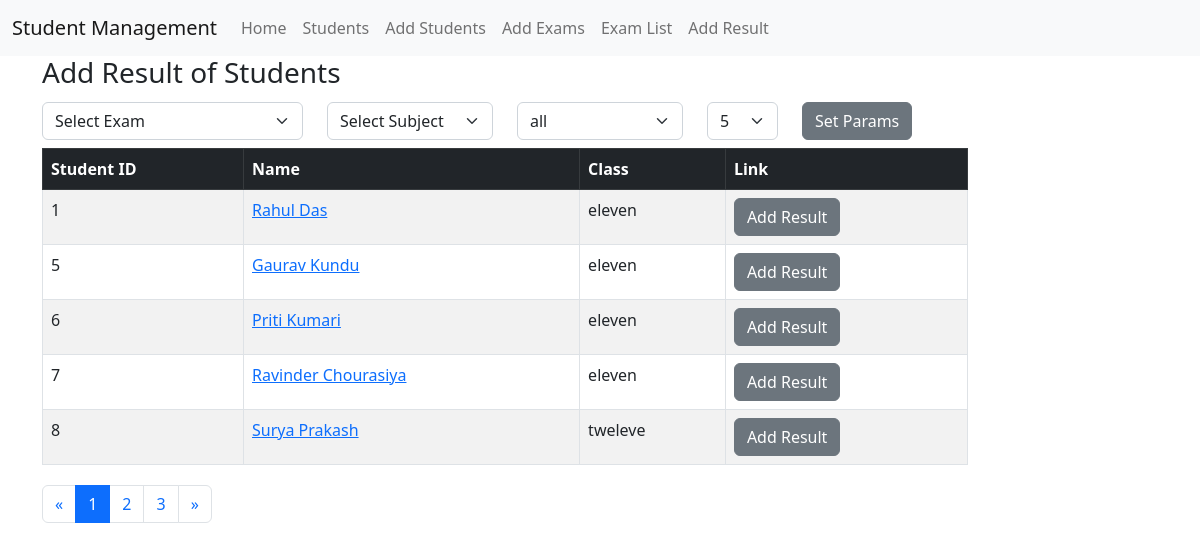
Screenshot of /student/result-add-list/ with the database file from the repository.
### stdmanage/models.py (models this page shows, shortened)
class Student(models.Model):
    GENDER = [
        ('male', 'Male'),
        ('female', 'Female'),
        ('others', 'Others')
    ]
    full_name = models.CharField(max_length=60)
    gender = models.CharField(max_length=10, default='male', choices=GENDER)
    date_of_birth = models.DateField(null=True, blank=True, )
    reading_class = models.ForeignKey(ReadingClass, on_delete=models.CASCADE)
    phone_number = models.CharField(max_length=20)
    home_address = models.CharField(max_length=200, null= True, blank=True, )
    photo = models.FileField(upload_to='student_photos', null=True)

class ReadingClass(models.Model):
    name = models.CharField(max_length=20)
    def __str__(self):
        return self.name

### stdmanage/views.py (the view)
# urls.py: path('result-add-list/', ResultAddListView.as_view(), name='result-add-list-basic'),
class ResultAddListView(StudentListView):
    template_name = 'stdmanage/result_add_list.html'
    pagination_url = 'stdmanage:result-add-list'
    list_object_name = 'student_list'
    model = Student
    exam_use = True
    subject_use = True
    class_use = True

### stdmanage/templates/stdmanage/result_add_list.html (shortened to what this page needs)
{% extends 'stdmanage/base.html' %}
  {% block body %}
  <div class="container">
    <div class="row">
      <div class="col-12 col-md-10">
        <h3>Add Result of Students</h3>
      </div>
    </div>
    <form action="{%url 'stdmanage:result-add-list-basic' %}" method="post">
      <div class="row">
        <div class="col-6 col-md-3 my-1">
            <select name="exam" class="form-select" aria-label="Default select example">
              <option>Select Exam</option>
            </select>
        </div>
        <div class="col-6 col-md-2 my-1">
            <select name="subject" class="form-select" aria-label="Default select example">
              <option>Select Subject</option>
            </select>
        </div>
        <div class="col-6 col-md-2 my-1">
          <select name="reading_class" class="form-select" aria-label="Default select example">
            <option value = "all" >all</option>
          </select>
        </div>
        <div class="col-6 col-md-1 my-1">
          <select name="row_limit" default='5' class="form-select" aria-label="Default select example">
            <option selected value = "{{row_limit}}" >{{row_limit}}</option>
          </select>
        </div>
        <div class="col-12 col-md-2 my-1">
          <button class="btn btn-secondary">Set Params</button>
        </div>
      </div>
    </form>
    <div class="row">
      <div class="col-md-10 col-sm-12 my-1">
        <table class="table table-striped table-bordered">
          <thead class="table-dark">
            <tr>
              <th>
                Student ID
              </th>
              <th>
                Name
              </th>
              <th>
                Class
              </th>
              <th>
                Link
              </th>
            </tr>
          </thead>
          <tbody>
            {% for student in student_list %}
              <tr>
                <td>
                  {{student.id}}
                </td>
                <td>
                  <a href="{%url 'stdmanage:student-detail' student.id%}">{{student.full_name}}</a>
                </td>
                <td>
                  {{student.reading_class}}
                </td>
                <td>
                  <a href="{%url 'stdmanage:result-create' exam subject student.id%}" target="_blank">
                      <button class="btn btn-secondary">Add Result</button>
                  </a>
                </td>
              </tr>
            {% endfor %}
          </tbody>
        </table>
      </div>
    </div>
    <div class="row">
      <div class="col">
        <nav aria-label="Page navigation example">
          <ul class="pagination">
            <li class="page-item">
              <a class="page-link" href="{%url 'stdmanage:student-list' reading_class row_limit prev_current_next.0 %}" aria-label="Previous">
                <span aria-hidden="true">&laquo;</span>
              </a>
            </li>
            {% for i in assign_page_no %}
              {% if i == prev_current_next.1 %}
                <li class="page-item"><a class="page-link active" href="{%url 'stdmanage:student-list' reading_class row_limit i %}">
              {% else %}
                <li class="page-item"><a class="page-link" href="{%url 'stdmanage:student-list' reading_class row_limit i %}">
              {% endif %}
            {{i}}
            </a></li>
            {% endfor %}
            <li class="page-item">
              <a class="page-link" href="{%url 'stdmanage:student-list' reading_class row_limit prev_current_next.2 %}" aria-label="Next">
                <span aria-hidden="true">&raquo;</span>
              </a>
            </li>
          </ul>
        </nav>
      </div>
    </div>
  </div>
  {% endblock body %}

### rows the page displays
Student: id "1", full_name "Rahul Das", reading_class "eleven"
Student: id "5", full_name "Gaurav Kundu", reading_class "eleven"
Student: id "6", full_name "Priti Kumari", reading_class "eleven"
Student: id "7", full_name "Ravinder Chourasiya", reading_class "eleven"
Student: id "8", full_name "Surya Prakash", reading_class "tweleve"

### other values shown
{{ i }} "1" "2" "3"
form field row_limit "5"
